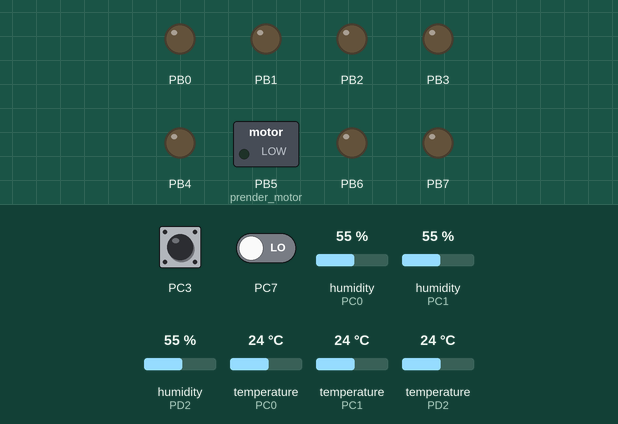
Simulated run of this program. Board: ATmega16, built with avr-gcc and emulated at 2 MHz. Shown: switched loads named in the program (green lamp = pin HIGH), output pins drawn as LEDs (lit = HIGH). Wiring (inferred from the names in the program): 3 × DHT11 sensor: data PC0 / data PC1 / data PD2. The test bench sets the inputs (shaded band); at power-on: PC3 HIGH, PC7 LOW, humidity (sensors on PC0, PC1, PD2) 55 %, temperature (sensors on PC0, PC1, PD2) 24 °C. Pins used as bus, display or sensor lines are not drawn.

Above: at 1.2 s.
1.3 s: PC3 pulled LOW for 0.15 s
At 2.7 s:
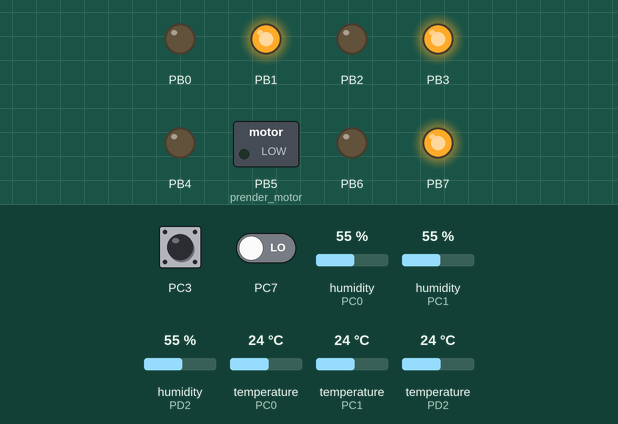
Timing chart, 0 to 4.3 s (numbered marks = the images above; inputs shaded):
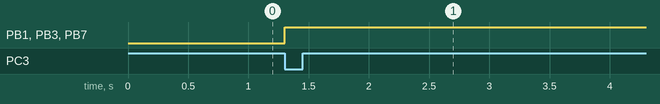

The program:

main.c
```c
#define  F_CPU 2000000UL
#define BAUD 9600
#define MYUBRR F_CPU/16/BAUD-1

#include <avr/io.h>
#include <stdint.h>
#include <util/delay.h>
#include <stdio.h>
#include <avr/interrupt.h>

#include "lcd.h"
#include "DHT11.h"

#define DHT11_PIN 2

//PROTOTIPADO DE FUNCIONES PARA PODER UTILIZARLAS DESDE CUALQUIER "LUGAR"
uint8_t cero_en_bit(volatile uint8_t *LUGAR, uint8_t BIT);
uint8_t uno_en_bit(volatile uint8_t *LUGAR, uint8_t BIT);
void EscribeEEPROM(uint16_t direccion, uint8_t datos);
uint8_t LeeEEPROM(uint16_t direccion);

void USART_init(uint16_t ubrr);
void USART_Transmit(uint8_t data);
uint8_t USART_Receive(void);

void inicializar();
void inicializar_reloj();
float regla_3(uint16_t adc);

void botones_funcionalidades();
void programar_veces(uint8_t recibidos);

void prender_ventilador();
void apagar_ventilador();
void prender_motor();
void apagar_motor();
void prender_foco();
void apagar_foco();

void valores_EEPROM();

// DECLARACION DE VARIABLES GLOBALES
volatile uint16_t res = 0;
char buffer_temp[6] = "";
char buffer[20];
char buffer_dias[20];

uint8_t contador = 0;
uint8_t contador2 = 0;

// SENSORES
uint8_t contador3 = 200;
float temperatura;
float humedad;
char printbuff[10];

uint8_t ya_paso1 = 0;

uint8_t veces;

volatile uint8_t motor_encendido = 0;
volatile uint16_t contador_motor = 0;

volatile uint8_t horas = 23, minutos = 59, segundos = 30, dias;
uint8_t otra = 1;
volatile uint8_t datos_recibidos = 0; // Hacerlo volatile ya que se modifica en ISR
float res_float;

int main(void)
{

	inicializar();
	//EscribeEEPROM(0b11, 0b1);
	//dias = LeeEEPROM(0b11); // Leer valor de dias desde EEPROM al inicio
	dias = 0b00000000;

	while (1)
	{
		inicializar_reloj();

		/*if (datos_recibidos != 0) // Verifica si hay datos recibidos
		{
			// Aquí puedes manejar los datos recibidos como desees
			lcd_gotoxy(13,2);
			lcd_putc(datos_recibidos);
			// Resetea la variable para la próxima recepción
			//datos_recibidos = 0;
		}*/
		contador3++;
		if (contador3 >= 100)
		{
			contador3 = 0;

			uint8_t status = DHT11_read(&temperatura, &humedad);
			if (status)
			{
				lcd_gotoxy(0, 0);
				lcd_puts("Humed. ");
				dtostrf(humedad, 2, 2, printbuff);
				lcd_puts(printbuff);
				lcd_puts(" %");

				lcd_gotoxy(0, 1);
				lcd_puts("Temp. ");
				dtostrf(temperatura, 2, 2, printbuff);
				lcd_puts(printbuff);
				lcd_puts(" %");
			}
		}
/*

		botones_funcionalidades();

		/*
		// PRENDER CADA 30 MIN
		if((minutos == 30 && segundos == 0) || (minutos == 1 && segundos == 0))
		{
			prender_motor();
			prender_ventilador();
		}*/

		// APAGAR FOCO SI PASA DE LOS 37 GRADOS
		/*if(res_float > 38)
		{
			apagar_foco();
		}
		// SI NO PASA LO PRENDEMOS Y APAGAMOS VENTILADOR
		else
		{
			prender_foco();
		}*/
	}
	return 0;
}

// FUNCIONES
uint8_t cero_en_bit(volatile uint8_t *LUGAR, uint8_t BIT) { return (!(*LUGAR & (1 << BIT))); }
uint8_t uno_en_bit(volatile uint8_t *LUGAR, uint8_t BIT) { return (*LUGAR & (1 << BIT)); }

void inicializar()
{
	cli(); // Deshabilitar interrupciones globales
	sei(); // Habilitar interrupciones
	DHT11_init();

	lcd_init(LCD_DISP_ON); // Inicializar display, cursor off
	lcd_clrscr(); // Clear display and home cursor

	USART_init(MYUBRR);
	PORTD = 0b00000010; // Para el serial Y el sensor de hum

	DDRB = 255; // Puerto B como salida para puente H


	//lcd_gotoxy(5 , 0);
	//lcd_puts("00     00:00:00");
	//lcd_gotoxy(0,0);
	//lcd_puts("Dia:");
	/*lcd_gotoxy(0,0);
	lcd_puts("Temperatura: ");
	lcd_gotoxy(0,1);
	lcd_puts("Humedad: ");*/
	//lcd_gotoxy(0,1);
	//lcd_puts("Temp Config: 37 C");
	//lcd_gotoxy(0,2);
	//lcd_puts("Veces: 48");


	// Inicializar Timer0
	TCNT0 = 0; // Cuenta el número de ciclos de reloj
	TIFR = 0b00000011;
	TIMSK = 0b00000010; // Habilitar interrupción por comparación
	TCCR0 = 0b00001101; // Modo CTC, prescaler - 1024, 1MHz
	OCR0 = 250 - 1; //1925.125	//243

	prender_foco();
	prender_ventilador();
}

void inicializar_reloj()
{
	if (ya_paso1 == 1) // Si ya pasó un segundo
	{
		segundos++;
		if (segundos == 60)
		{
			segundos = 0;
			minutos++;
		}

		if (minutos == 60)
		{
			minutos = 0;
			horas++;
		}

		if (horas == 24)
		{
			horas = 0;

			//dias = LeeEEPROM(0b11);
			dias++;
			//EscribeEEPROM(0b11, dias);	// ESCRIBIMOS NUEVO VALOR DE DIA
		}

		if(dias == 24)
		{
			dias = 0;					//RESETEAR DIAS DE EEPROM Y DE CONTADOR
			//EscribeEEPROM(0b11, 0b0);
		}

		/*
		// Imprimir en LCD hora, minuto, segundo
		sprintf(buffer, "%02u     %02u:%02u:%02u", dias, horas, minutos, segundos);
		lcd_gotoxy(5 , 0);
		lcd_puts(buffer);
	*/
		ya_paso1 = 0;
	}

}

float regla_3(uint16_t adc)
{
	float voltage = (adc * 5.0) / 1023.0; // Convierte el valor del ADC a voltaje
	float temperature = voltage * 100.0;  // Convierte el voltaje a grados Celsius
	return temperature;
}


// Timer para el reloj
ISR(TIMER0_COMP_vect)
{
	contador++;
	if (contador >= 8) // 25	4
	{
		ya_paso1 = 1;
		contador = 0;
	}


	// Control del motor
	if (motor_encendido == 1)
	{
		contador_motor++;
		if (contador_motor >= 40) // Aproximadamente 5 segundos (suponiendo que TIMER0_COMP_vect se ejecuta cada 125 ms)
		{
			apagar_motor();
			apagar_ventilador();
			motor_encendido = 0;
			contador_motor = 0;
		}
	}
}

void prender_ventilador()
{
	//PORTB = 0b00001010;
	PORTB |= (1 << 1);
	PORTB |= (1 << 3);
}

void apagar_ventilador()
{
	//PORTB = 0b00000000;
	PORTB &= ~(1 << 1);
	PORTB &= ~(1 << 3);
}

void prender_motor()
{
	PORTB |= (1 << 5);  // Establecer un Bit en 1
	motor_encendido = 1; // Marcar que el motor está encendido
	//contador_motor = 0;  // Reiniciar el contador del motor
}

void apagar_motor()
{
	datos_recibidos = '9';
	PORTB &= ~(1 << 5); // Limpiar un Bit (Ponerlo en 0)
}

void prender_foco()
{
	PORTB |= (1 << 7);  // Establecer un Bit en 1
}

void apagar_foco()
{
	PORTB &= ~(1 << 7); // Limpiar un Bit (Ponerlo en 0)
}

void USART_init(uint16_t ubrr)
{
	UCSRA=0b00100000;
	UCSRB=0b10011000;
	UCSRC=0b10001110;
	UBRRH=0;
	UBRRL=12; //Para que funcione a 9600bps
}

void USART_Transmit(uint8_t data)
{
	// Wait for empty transmit buffer
	while (!(UCSRA & (1 << UDRE))) {}
	// Put data in to buffer, sends the data
	UDR = data;
}

// ISR para manejar la recepción de datos
ISR(USART_RXC_vect)
{
	datos_recibidos = UDR; // Lee el byte recibido
}

void botones_funcionalidades()
{
	if( datos_recibidos == '1')
	{
		prender_ventilador();
	}

	if(datos_recibidos == '2' )
	{
		apagar_ventilador();
	}
	if(datos_recibidos == '3' )
	{
		//prender_foco();
	}
	if(datos_recibidos == '4' )
	{
		//apagar_foco();
	}

	if(datos_recibidos == '5' )
	{
		prender_motor();
	}
}

// FUNCION ESCRIBIR
void EscribeEEPROM(uint16_t direccion, uint8_t datos)
{
	while(uno_en_bit(&EECR, EEWE)) {}

	EEAR = direccion;
	EEDR = datos;
	cli();
	EECR|= (1<<EEMWE);
	EECR|= (1<<EEWE);
	sei();
}

// FUNCION PARA LEER
uint8_t LeeEEPROM(uint16_t direccion)
{
	while(uno_en_bit(&EECR, EEWE)) {}
	EEAR = direccion;
	EECR |= (1<<EERE);
	return EEDR;
}


void programar_veces(uint8_t recibidos)
{
	switch(recibidos)
	{
		case 2:

			lcd_gotoxy(8, 2);
			lcd_puts("02");
			if(horas == 12 || horas == 24)
			{
				prender_motor();
			}
			break;

		case 4:

			lcd_gotoxy(8, 2);
			lcd_puts("04");
			if(horas == 6 || horas == 12|| horas == 18 || horas == 24)
			{
				prender_motor();
			}
			break;

		case 5:

			lcd_gotoxy(8, 2);
			lcd_puts("05");

			if(horas == 5 || horas == 10|| horas == 15 || horas == 20 || horas == 24)
			{
				prender_motor();
			}

			break;

		case 48:

			lcd_gotoxy(8, 2);
			lcd_puts("48");

			if(minutos == 30)
			{
				prender_motor();
			}

			break;
	}

}
```

DHT11.h
```c
#ifndef DHT11_H_
#define DHT11_H_

#include <avr/io.h>
#include <util/delay.h>

#define DHT_DDR DDRD
#define DHT_PORT PORTD
#define DHT_PIN PIND
#define PIN 2

void DHT11_init(void)
{
	DHT_DDR |= (1 << PIN);    // PIN COMO SALIDA
	DHT_PORT |= (1 << PIN);   // NIVEL ALTO
}

uint8_t DHT11_read(float *dht_temperatura, float *dht_humedad)
{
	uint8_t bits[5] = {0};
	uint8_t i, j = 0;
	uint8_t contador = 0;

	// Paso 1, enviar un pulso en bajo durante 18ms
	DHT_PORT &= ~(1 << PIN);  // Nivel bajo
	_delay_ms(18);
	DHT_PORT |= (1 << PIN);   // Nivel alto
	DHT_DDR &= ~(1 << PIN);   // Pin como entrada

	// Paso 2 esperamos 20 a 40us hasta que el DHT11 envíe 0
	contador = 0;
	while (DHT_PIN & (1 << PIN)) {
		_delay_us(2);
		contador += 2;
		if (contador > 60) {
			DHT_DDR |= (1 << PIN);    // Pin como salida
			DHT_PORT |= (1 << PIN);   // Nivel alto
			return 0;
		}
	}

	// Paso 3 esperamos 80us hasta que el DHT11 envíe 1
	contador = 0;
	while (!(DHT_PIN & (1 << PIN))) {
		_delay_us(2);
		contador += 2;
		if (contador > 100) {
			DHT_DDR |= (1 << PIN);    // Pin como salida
			DHT_PORT |= (1 << PIN);   // Nivel alto
			return 0;
		}
	}

	// Paso 4 esperamos 80us hasta que el DHT11 envíe 0
	contador = 0;
	while (DHT_PIN & (1 << PIN)) {
		_delay_us(2);
		contador += 2;
		if (contador > 100) {
			DHT_DDR |= (1 << PIN);    // Pin como salida
			DHT_PORT |= (1 << PIN);   // Nivel alto
			return 0;
		}
	}

	// Paso 5 leemos los 40 bits o 5 bytes
	for (j = 0; j < 5; j++) {
		uint8_t result = 0;
		for (i = 0; i < 8; i++) {
			while (!(DHT_PIN & (1 << PIN)));
			_delay_us(35);

			if (DHT_PIN & (1 << PIN))
			result |= (1 << (7 - i));

			while (DHT_PIN & (1 << PIN));
		}
		bits[j] = result;
	}

	DHT_DDR |= (1 << PIN);    // Pin como salida
	DHT_PORT |= (1 << PIN);   // Nivel alto

	// Paso 6 convertir la temperatura y humedad
	if ((uint8_t) (bits[0] + bits[1] + bits[2] + bits[3]) == bits[4]) { // Verificar el checksum
		uint16_t rawhumedad = bits[0];
		uint16_t rawtemperatura = bits[2];

		*dht_temperatura = (float) rawtemperatura;
		*dht_humedad = (float) rawhumedad;

		return 1;
	}
	return 0;
}

#endif // DHT11_H_
```

Source omitted: lcd.c (21017 bytes), lcd.h (10923 bytes)

Measured:
- after the input at 1.3 s, PB1, PB3, PB7: LOW → HIGH at once
